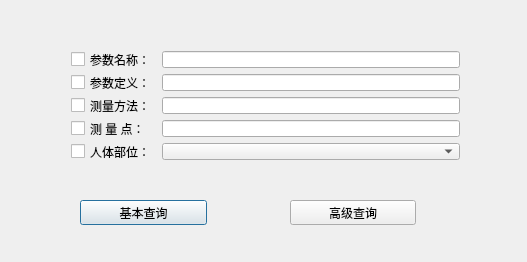
<ui version="4.0" >
 <class>LiteralFindClass</class>
 <widget class="QDialog" name="LiteralFindClass" >
  <property name="geometry" >
   <rect>
    <x>0</x>
    <y>0</y>
    <width>527</width>
    <height>262</height>
   </rect>
  </property>
  <property name="windowTitle" >
   <string>参数搜索</string>
  </property>
  <widget class="QWidget" name="layoutWidget" >
   <property name="geometry" >
    <rect>
     <x>60</x>
     <y>40</y>
     <width>411</width>
     <height>131</height>
    </rect>
   </property>
   <layout class="QFormLayout" name="formLayout" >
    <item row="0" column="0" >
     <widget class="QCheckBox" name="nameCheckBox" >
      <property name="text" >
       <string>参数名称：</string>
      </property>
     </widget>
    </item>
    <item row="0" column="1" >
     <widget class="QLineEdit" name="nameLineEdit" />
    </item>
    <item row="1" column="0" >
     <widget class="QCheckBox" name="defCheckBox" >
      <property name="text" >
       <string>参数定义：</string>
      </property>
     </widget>
    </item>
    <item row="1" column="1" >
     <widget class="QLineEdit" name="defLineEdit" />
    </item>
    <item row="2" column="0" >
     <widget class="QCheckBox" name="methodCheckBox" >
      <property name="text" >
       <string>测量方法：</string>
      </property>
     </widget>
    </item>
    <item row="2" column="1" >
     <widget class="QLineEdit" name="methodLineEdit" />
    </item>
    <item row="3" column="0" >
     <widget class="QCheckBox" name="meaPointCheckBox" >
      <property name="text" >
       <string>测 量 点：</string>
      </property>
     </widget>
    </item>
    <item row="3" column="1" >
     <widget class="QLineEdit" name="meaPointLineEdit" />
    </item>
    <item row="4" column="0" >
     <widget class="QCheckBox" name="bodyCheckBox" >
      <property name="text" >
       <string>人体部位：</string>
      </property>
     </widget>
    </item>
    <item row="4" column="1" >
     <widget class="QComboBox" name="bodyComboBox" />
    </item>
   </layout>
  </widget>
  <widget class="QPushButton" name="findBtn" >
   <property name="geometry" >
    <rect>
     <x>80</x>
     <y>200</y>
     <width>127</width>
     <height>25</height>
    </rect>
   </property>
   <property name="text" >
    <string>基本查询</string>
   </property>
  </widget>
  <widget class="QPushButton" name="cancelBtn" >
   <property name="geometry" >
    <rect>
     <x>290</x>
     <y>200</y>
     <width>126</width>
     <height>25</height>
    </rect>
   </property>
   <property name="text" >
    <string>高级查询</string>
   </property>
  </widget>
 </widget>
 <layoutdefault spacing="6" margin="11" />
 <resources/>
 <connections/>
</ui>
